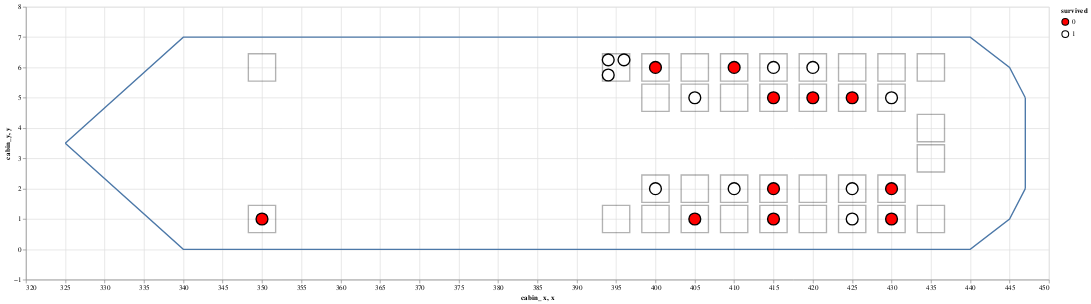

The notebook cell saved with this chart:
### Code cell
cabin_plot + passenger_plot + chart_ship_outline

### Figure 1 — Vega-Lite specification as saved in the notebook (floating-point values rounded to 4 significant figures)
{"$schema": "https://vega.github.io/schema/vega-lite/v3.4.0.json", "config": {"mark": {"tooltip": null}, "view": {"height": 300, "width": 400}}, "datasets": {"data-23c439afa2fb87bde123813b5f141c7b": [{"age": 36, "boat": "None", "body": "None", "cabin_x": 425, "cabin_y": 5, "embarked": "C", "fare": 40.12, "home.dest": "Winnipeg, MB", "name": "Ross, Mr. John Hugo", "parch": 0, "pclass": 1, "sex": "male", "sibsp": 0, "survived": 0, "ticket": "13049"}, {"age": 33, "boat": "11", "body": "None", "cabin_x": 425, "cabin_y": 1, "embarked": "C", "fare": 27.72, "home.dest": "Paris, France", "name": "Rosenbaum, Miss. Edith Louise", "parch": 0, "pclass": 1, "sex": "female", "sibsp": 0, "survived": 1, "ticket": "PC 17613"}, {"age": "None", "boat": "None", "body": "None", "cabin_x": 420, "cabin_y": 5, "embarked": "S", "fare": 52, "home.dest": "Stoughton, MA", "name": "Clifford, Mr. George Quincy", "parch": 0, "pclass": 1, "sex": "male", "sibsp": 0, "survived": 0, "ticket": "110465"}, {"age": 48, "boat": "1", "body": "None", "cabin_x": 420, "cabin_y": 6, "embarked": "C", "fare": 39.6, "home.dest": "London / Paris", "name": "Duff Gordon, Lady. (Lucille Christiana Sutherland) (\"Mrs Morgan\")", "parch": 0, "pclass": 1, "sex": "female", "sibsp": 1, "survived": 1, "ticket": "11755"}, {"age": 39, "boat": "None", "body": 133, "cabin_x": 415, "cabin_y": 5, "embarked": "C", "fare": 29.7, "home.dest": "Philadelphia, PA", "name": "Dulles, Mr. William Crothers", "parch": 0, "pclass": 1, "sex": "male", "sibsp": 0, "survived": 0, "ticket": "PC 17580"}, {"age": "None", "boat": "None", "body": "None", "cabin_x": 415, "cabin_y": 2, "embarked": "S", "fare": 26, "home.dest": "Streatham, Surrey", "name": "Smith, Mr. Richard William", "parch": 0, "pclass": 1, "sex": "male", "sibsp": 0, "survived": 0, "ticket": "113056"}, {"age": 49, "boat": "1", "body": "None", "cabin_x": 415, "cabin_y": 6, "embarked": "C", "fare": 56.93, "home.dest": "London / Paris", "name": "Duff Gordon, Sir. Cosmo Edmund (\"Mr Morgan\")", "parch": 0, "pclass": 1, "sex": "male", "sibsp": 1, "survived": 1, "ticket": "PC 17485"}, {"age": 41, "boat": "None", "body": "None", "cabin_x": 415, "cabin_y": 1, "embarked": "S", "fare": 30.5, "home.dest": "Pomeroy, WA", "name": "Brady, Mr. John Bertram", "parch": 0, "pclass": 1, "sex": "male", "sibsp": 0, "survived": 0, "ticket": "113054"}, {"age": 80, "boat": "B", "body": "None", "cabin_x": 410, "cabin_y": 2, "embarked": "S", "fare": 30, "home.dest": "Hessle, Yorks", "name": "Barkworth, Mr. Algernon Henry Wilson", "parch": 0, "pclass": 1, "sex": "male", "sibsp": 0, "survived": 1, "ticket": "27042"}, {"age": 31, "boat": "None", "body": "None", "cabin_x": 410, "cabin_y": 6, "embarked": "S", "fare": 50.5, "home.dest": "Trenton, NJ", "name": "Roebling, Mr. Washington Augustus II", "parch": 0, "pclass": 1, "sex": "male", "sibsp": 0, "survived": 0, "ticket": "PC 17590"}, {"age": 56, "boat": "3", "body": "None", "cabin_x": 405, "cabin_y": 5, "embarked": "C", "fare": 35.5, "home.dest": "Basel, Switzerland", "name": "Simonius-Blumer, Col. Oberst Alfons", "parch": 0, "pclass": 1, "sex": "male", "sibsp": 0, "survived": 1, "ticket": "13213"}, {"age": 36, "boat": "None", "body": "None", "cabin_x": 405, "cabin_y": 1, "embarked": "C", "fare": 31.68, "home.dest": "New York, NY", "name": "Evans, Miss. Edith Corse", "parch": 0, "pclass": 1, "sex": "female", "sibsp": 0, "survived": 0, "ticket": "PC 17531"}, {"age": 40, "boat": "7", "body": "None", "cabin_x": 400, "cabin_y": 2, "embarked": "C", "fare": 31, "home.dest": "Glen Ridge, NJ", "name": "Blank, Mr. Henry", "parch": 0, "pclass": 1, "sex": "male", "sibsp": 0, "survived": 1, "ticket": "112277"}, {"age": "None", "boat": "None", "body": "None", "cabin_x": 400, "cabin_y": 6, "embarked": "S", "fare": 50, "home.dest": "Seattle, WA", "name": "Rood, Mr. Hugh Roscoe", "parch": 0, "pclass": 1, "sex": "male", "sibsp": 0, "survived": 0, "ticket": "113767"}, {"age": 53, "boat": "13", "body": "None", "cabin_x": 396, "cabin_y": 6.25, "embarked": "S", "fare": 81.86, "home.dest": "San Francisco, CA", "name": "Dodge, Dr. Washington", "parch": 1, "pclass": 1, "sex": "male", "sibsp": 1, "survived": 1, "ticket": "33638"}, {"age": 4, "boat": "5", "body": "None", "cabin_x": 394, "cabin_y": 6.25, "embarked": "S", "fare": 81.86, "home.dest": "San Francisco, CA", "name": "Dodge, Master. Washington", "parch": 2, "pclass": 1, "sex": "male", "sibsp": 0, "survived": 1, "ticket": "33638"}, {"age": 54, "boat": "5", "body": "None", "cabin_x": 394, "cabin_y": 5.75, "embarked": "S", "fare": 81.86, "home.dest": "San Francisco, CA", "name": "Dodge, Mrs. Washington (Ruth Vidaver)", "parch": 1, "pclass": 1, "sex": "female", "sibsp": 1, "survived": 1, "ticket": "33638"}, {"age": 39, "boat": "None", "body": "None", "cabin_x": 350, "cabin_y": 1, "embarked": "S", "fare": 0, "home.dest": "Belfast, NI", "name": "Andrews, Mr. Thomas Jr", "parch": 0, "pclass": 1, "sex": "male", "sibsp": 0, "survived": 0, "ticket": "112050"}, {"age": 71, "boat": "None", "body": "None", "cabin_x": 430, "cabin_y": 2, "embarked": "C", "fare": 34.65, "home.dest": "New York, NY", "name": "Goldschmidt, Mr. George B", "parch": 0, "pclass": 1, "sex": "male", "sibsp": 0, "survived": 0, "ticket": "PC 17754"}, {"age": 28, "boat": "7", "body": "None", "cabin_x": 430, "cabin_y": 5, "embarked": "S", "fare": 35.5, "home.dest": "New Britain, CT", "name": "Sloper, Mr. William Thompson", "parch": 0, "pclass": 1, "sex": "male", "sibsp": 0, "survived": 1, "ticket": "113788"}, {"age": 56, "boat": "None", "body": "None", "cabin_x": 430, "cabin_y": 1, "embarked": "C", "fare": 30.7, "home.dest": "St James, Long Island, NY", "name": "Smith, Mr. James Clinch", "parch": 0, "pclass": 1, "sex": "male", "sibsp": 0, "survived": 0, "ticket": "17764"}, {"age": 45, "boat": "7", "body": "None", "cabin_x": 425, "cabin_y": 2, "embarked": "C", "fare": 29.7, "home.dest": "Paris, France", "name": "Chevre, Mr. Paul Romaine", "parch": 0, "pclass": 1, "sex": "male", "sibsp": 0, "survived": 1, "ticket": "PC 17594"}], "data-246c2b9bcb306b5ff7ae5408df7bc874": [{"x": 325, "y": 3.5}, {"x": 340, "y": 0}, {"x": 440, "y": 0}, {"x": 445, "y": 1}, {"x": 447, "y": 2}], "data-7391ad0528e7bd5c8e8a0f0ef93bd22c": [{"cabin_x": 350, "cabin_y": 1}, {"cabin_x": 350, "cabin_y": 6}, {"cabin_x": 400, "cabin_y": 6}, {"cabin_x": 400, "cabin_y": 5}, {"cabin_x": 400, "cabin_y": 2}, {"cabin_x": 400, "cabin_y": 1}, {"cabin_x": 405, "cabin_y": 6}, {"cabin_x": 405, "cabin_y": 5}, {"cabin_x": 405, "cabin_y": 2}, {"cabin_x": 405, "cabin_y": 1}, {"cabin_x": 395, "cabin_y": 6}, {"cabin_x": 395, "cabin_y": 1}, {"cabin_x": 410, "cabin_y": 6}, {"cabin_x": 410, "cabin_y": 5}, {"cabin_x": 410, "cabin_y": 2}, {"cabin_x": 410, "cabin_y": 1}, {"cabin_x": 415, "cabin_y": 6}, {"cabin_x": 415, "cabin_y": 5}, {"cabin_x": 415, "cabin_y": 2}, {"cabin_x": 415, "cabin_y": 1}, {"cabin_x": 420, "cabin_y": 6}, {"cabin_x": 420, "cabin_y": 5}, {"cabin_x": 420, "cabin_y": 2}, {"cabin_x": 420, "cabin_y": 1}, {"cabin_x": 425, "cabin_y": 6}, {"cabin_x": 425, "cabin_y": 5}, {"cabin_x": 425, "cabin_y": 2}, {"cabin_x": 425, "cabin_y": 1}, {"cabin_x": 430, "cabin_y": 6}, {"cabin_x": 430, "cabin_y": 5}, {"cabin_x": 430, "cabin_y": 2}, {"cabin_x": 430, "cabin_y": 1}, {"cabin_x": 435, "cabin_y": 6}, {"cabin_x": 435, "cabin_y": 4}, {"cabin_x": 435, "cabin_y": 3}, {"cabin_x": 435, "cabin_y": 1}], "data-d77c64ff8010497b3a6ac0862ca66693": [{"x": 447, "y": 2}, {"x": 447, "y": 5}], "data-eafd86216bcd26664c2f502352fd1040": [{"x": 325, "y": 3.5}, {"x": 340, "y": 7}, {"x": 440, "y": 7}, {"x": 445, "y": 6}, {"x": 447, "y": 5}]}, "layer": [{"data": {"name": "data-7391ad0528e7bd5c8e8a0f0ef93bd22c"}, "encoding": {"x": {"field": "cabin_x", "scale": {"domain": [320, 450]}, "type": "quantitative"}, "y": {"field": "cabin_y", "scale": {"domain": [-1, 7.5]}, "type": "quantitative"}}, "height": 400, "mark": {"fill": "None", "opacity": 0.3, "size": 1600, "stroke": "black", "type": "square"}, "width": 1500}, {"data": {"name": "data-23c439afa2fb87bde123813b5f141c7b"}, "encoding": {"color": {"field": "survived", "scale": {"range": ["red", "white"]}, "type": "nominal"}, "x": {"field": "cabin_x", "scale": {"domain": [320, 450]}, "type": "quantitative"}, "y": {"field": "cabin_y", "scale": {"domain": [-1, 7.5]}, "type": "quantitative"}}, "height": 400, "mark": {"filled": true, "opacity": 1, "size": 300, "stroke": "black", "type": "point"}, "width": 1500}, {"layer": [{"data": {"name": "data-eafd86216bcd26664c2f502352fd1040"}, "encoding": {"x": {"field": "x", "type": "quantitative"}, "y": {"field": "y", "type": "quantitative"}}, "mark": "line"}, {"data": {"name": "data-246c2b9bcb306b5ff7ae5408df7bc874"}, "encoding": {"x": {"field": "x", "type": "quantitative"}, "y": {"field": "y", "type": "quantitative"}}, "mark": "line"}, {"data": {"name": "data-d77c64ff8010497b3a6ac0862ca66693"}, "encoding": {"x": {"field": "x", "type": "quantitative"}, "y": {"field": "y", "type": "quantitative"}}, "mark": "line"}]}]}
